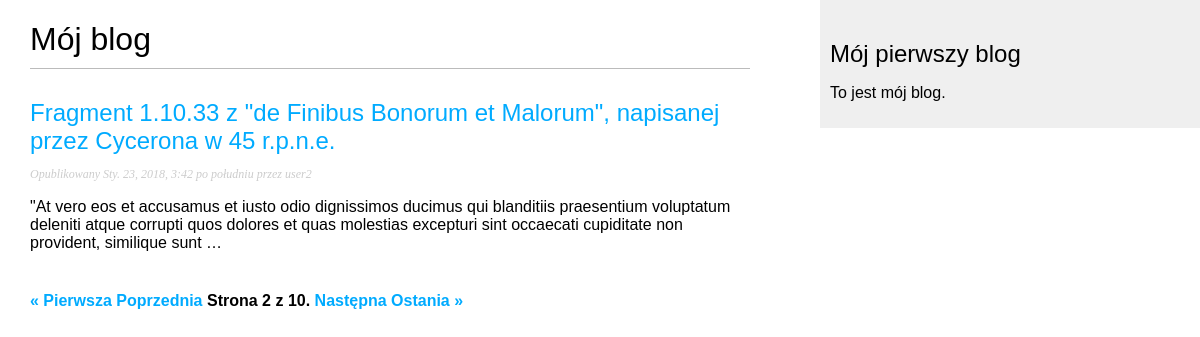
Screenshot of /blog/?page=2 with the database file from the repository.
### blog/models.py (models this page shows, shortened)
class Post(models.Model):
    STATUS_CHOICES = (('draft', 'Roboczy'),
                      ('published', 'Opublikowany'))
    title = models.CharField(max_length=250)
    slug = models.SlugField(max_length=250,
                            unique_for_date='publish')
    author = models.ForeignKey(User,
                               related_name='blog_posts',
                               on_delete=models.CASCADE)
    body = models.TextField()
    publish = models.DateTimeField(default=timezone.now)
    created = models.DateTimeField(auto_now_add=True)
    update = models.DateTimeField(auto_now=True)
    status = models.CharField(max_length=10,
                              choices=STATUS_CHOICES,
                              default='draft')
    tags = TaggableManager()
    object = models.Manager()
    published = PublishedManager()
    def get_absolute_url(self):
        return reverse('blog:post_detail',
                       args=[self.publish.year,
                             self.publish.strftime('%m'),
                             self.publish.strftime('%d'),
                             self.slug
                             ]
                       )
    class Meta:
        ordering = ('-publish', 'author')

### blog/views.py (the view)
# urls.py: path('', views.post_list, name='post_list'),
def post_list(request, tag_slug=None):
    template_name = 'blog/post/list.html'
    posts_list = Post.published.all()
    tag = None
    if tag_slug:
        tag = get_object_or_404(Tag, slug=tag_slug)
        post_list = post_list.filter(tags__in=[tag])
    paginator = Paginator(posts_list, 1)
    page = request.GET.get('page')
    try:
        posts = paginator.page(page)
    except PageNotAnInteger:
        posts = paginator.page(1)
    except EmptyPage:
        posts = paginator.page(paginator.num_pages)
    context = {'page': page,
               'posts': posts}
    return render(request, template_name, context)

### blog/models.py (called while the page is built)
    def get_queryset(self):
        return super(PublishedManager, self).get_queryset().filter(status='published')

### blog/templates/blog/post/list.html (shortened to what this page needs)
{% extends "blog/base.html" %}
{% block content %}
    <h1>Mój blog</h1>
    {% for post in posts %}
        <h2>
            <a href="{{ post.get_absolute_url }}">{{ post.title }}</a>
        </h2>
        <p class="date">
            Opublikowany {{ post.publish }} przez {{ post.author }}
        </p>
        {{ post.body|truncatewords:30|linebreaks }}
    {% endfor %}
    {% include "blog/post/pagination.html" with page=posts %}
{% endblock %}

### blog/static/css/blog.css (style rules this page uses)
body { margin:0; padding:0; font-family:helvetica, sans-serif; }
a { color:#00abff; text-decoration:none; }
h1 { font-weight:normal; border-bottom:1px solid #bbb; padding:0 0 10px 0; }
h2 { font-weight:normal; margin:30px 0 0; }
p.date { color:#ccc; font-family: georgia, serif; font-size: 12px; font-style: italic; }

### rows the page displays
Post: title "Fragment 1.10.33 z \"de Finibus Bonorum et Malorum\", napisanej przez Cycerona w 45 r.p.n.e.", publish "Sty. 23, 2018, 3:42 po południu", author "user2", body "\"At vero eos et accusamus et iusto odio dignissimos ducimus qui blanditiis praesentium voluptatum deleniti atque corrupti quos dolores et quas molestias excepturi sint occaecati cupiditate non provident, similique sunt …"

### other values shown
{{ page.number }} "2"
{{ page.paginator.num_pages }} "10"
